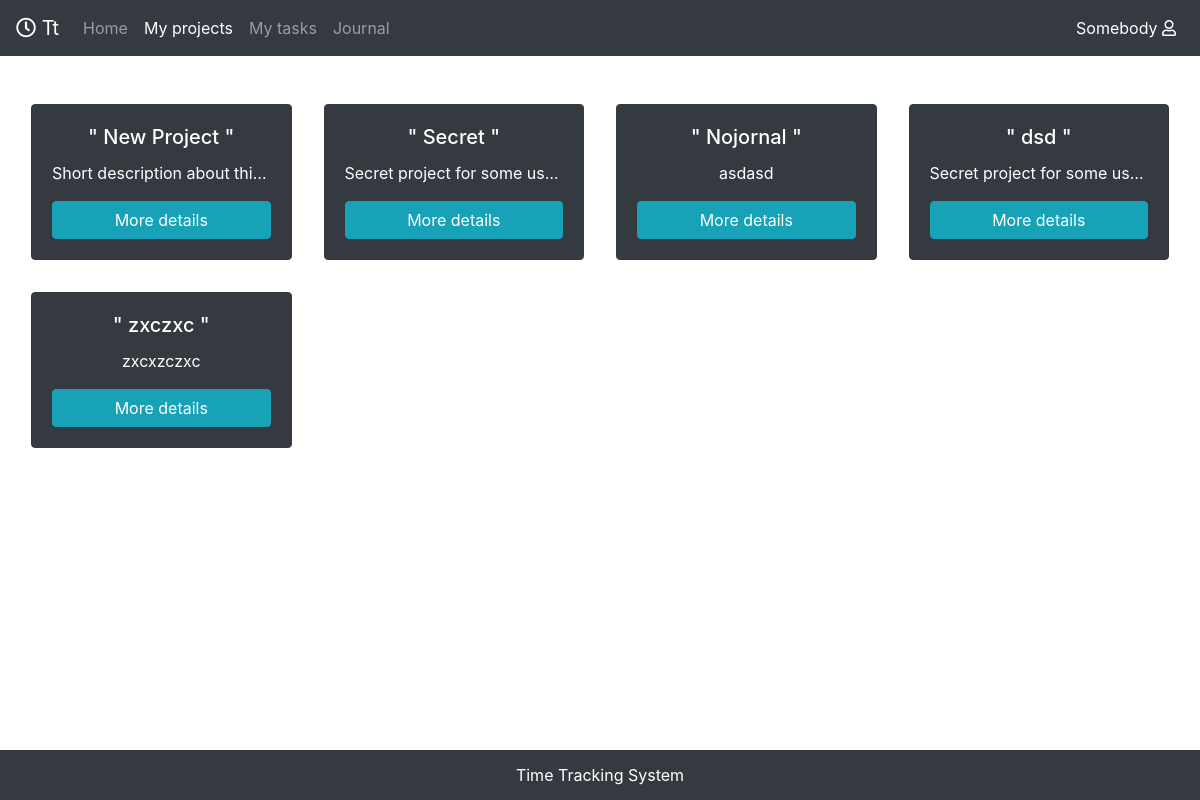
The page /myprojects/ (signed in) on the database its author committed.
### mainApp/models.py (models this page shows, shortened)
class Project(models.Model):
    name = models.CharField(max_length=50, blank=False)
    short_description = models.CharField(max_length=100, blank=False, null=True)
    full_description = tn_models.HTMLField(blank=False)
    developers = models.ManyToManyField(Profile,  related_name="Developers")
    author = models.ForeignKey(Profile, related_name="Author", editable=False, on_delete=models.PROTECT)

### mainApp/views.py (the view, shortened to what this page needs)
# urls.py: path('myprojects/', views.myprojects, name = "myprojects"),
@login_required(login_url="/log_in")
def myprojects(request):
        user = User.objects.get(username=request.user.username)
        title = "My projects"
        addproject = ProjectAddForm()
        if request.user.is_staff:
            project = Project.objects.filter()
        else:
            project = Project.objects.filter(developers=user.profile)
        return render(request, "myprojects/myprojects.html", { "User": user, "title" : title, "project":project,
        'addproject' : addproject})

### mainApp/templates/myprojects/myprojects.html (shortened to what this page needs)
{% extends "home/wrapper.html" %}
{% block content %}
<div class="container-fluid h-100 w-100 pt-2">
	<div class="row">
		{% for i in project %}
		<div class="col-sm-12 col-md-6 col-lg-3 p-3  text-white ">
			<div class="card  border bg-dark  myclassje border-dark ">
				<div class="card-body ">
					<h5 title="Project name" class="card-title text-center text-truncate">" {{ i.name }} "</h5>
					<p title="Project description" class="card-text text-center text-truncate">{{ i.short_description }}</p>
					<a href="{{ i.id }}" class="btn col-12  btn-info">More details</a>
				</div>
			</div>
		</div>
		{% endfor %}
	</div>
</div>
{% load static %}
{% endblock %}

### mainApp/templates/home/wrapper.html (shortened to what this page needs)
<!DOCTYPE html>
<html lang="en" class="w-100" >
  <head>
    {% load static %}
    <link rel="stylesheet" href="https://maxcdn.bootstrapcdn.com/bootstrap/4.2.1/css/bootstrap.min.css">
    <link rel="stylesheet" href="https://use.fontawesome.com/releases/v5.7.2/css/all.css">
    <link rel="stylesheet" href="{% static 'css/style.css' %}" />
  </head>
  <body class="w-100">
    <div class="wrapper">
    	<header class="mb-4" id="upper"><nav class="navbar navbar-bordered navbar-expand-sm navbar-dark bg-dark">
        <a class="navbar-brand" href="/home"><i class="far fa-clock"></i> Tt</a>
        <div class="collapse navbar-collapse" id="navbarNav">
          <ul class="navbar-nav">
            <li class="nav-item ">
              <a class="nav-link" href="/home" id="home_id"> Home</a>
            </li>
            <li class="nav-item">
              <a class="nav-link" href="/myprojects" id="myprojects_id"> {% if not user.is_staff %} My projects {% else %} Projects {% endif %}</a>
            </li>
            <li class="nav-item">
              <a class="nav-link" href="/mytasks" id="mytasks_id">{% if not user.is_staff %} My tasks {% else %} Tasks {% endif %}</a>
            </li>
            <li class="nav-item">
              <a class="nav-link" href="/journal" id="journal_id">Journal</a>
            </li>
          </ul>
          <ul class="navbar-nav ml-auto">
            <li class="nav-item mr-auto">
              <a class="nav-link active" href="/myprofile" id="user"> {{user}} <i class="far fa-user">   </i></a>
            </li>
          </ul>
        </div>
      </nav></header>
      <div class="content">
      <div class="container-fluid included-content">
        {% block content %}{% endblock %}
    </div>
  </div>
  <div class="footer bg-dark font-small text-center text-white botfooter" >
    <div class="d-flex h-100 align-items-center ">
    <div class="text-center w-100 "><a href="#" class="text-white">Time Tracking System</a></div>
  </div>
</div>
</div>
</body>
</html>

### mainApp/static/css/style.css (style rules this page uses)
* { margin: 0; padding: 0; }
html, body { height: 100%; min-width: 300px; }
.wrapper { display: flex; flex-direction: column; height: 100%; }
.content { flex: 1 0 auto; }
.botfooter { height: 50px; flex: 0 0 auto; }
.included-content { height: 90%; }

### rows shown on the page
Project: name "New Project", short_description "Short description about thi…"
Project: name "Secret", short_description "Secret project for some us…"
Project: name "Nojornal", short_description "asdasd"
Project: name "dsd", short_description "Secret project for some us…"
Project: name "zxczxc", short_description "zxcxzczxc"

### other values the page prints
{{ user }} "Somebody"
